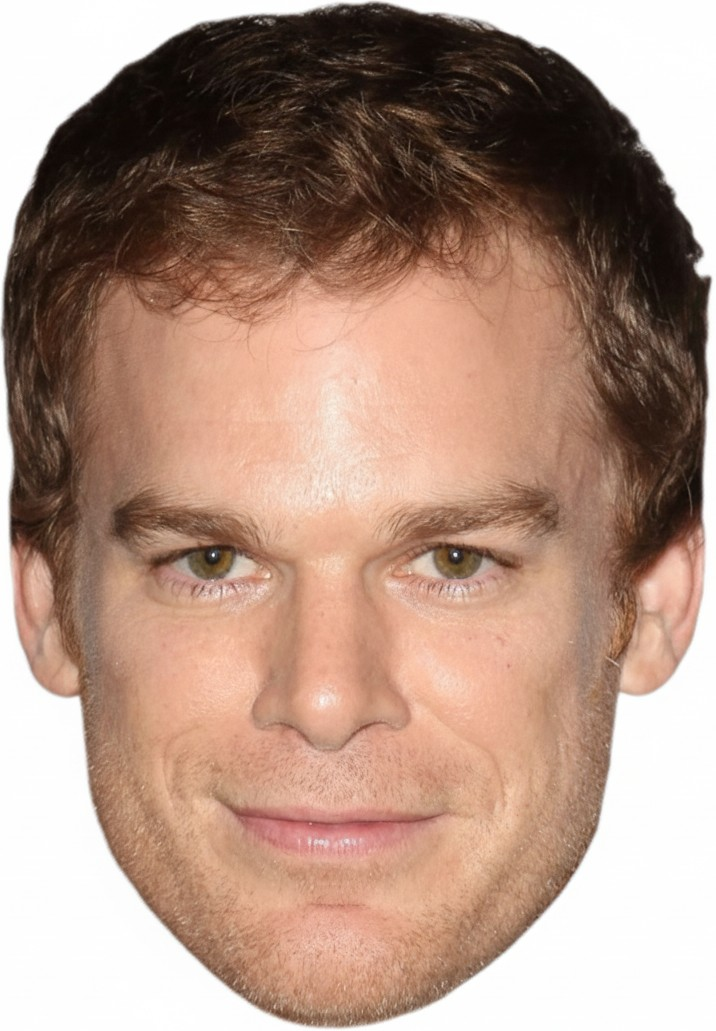
#> input picture images/dexter-1.jpg, 716 x 1031 px
$ python -i preprocess.py   (imports and definitions only)
#> lines starting #> are read from the running program, lines starting #| are printed output that depends on the picture; after the words box and inside, x2 and y2 are one past the last pixel; in counts of white or black regions, pixels touching at a corner belong together
import cv2
import numpy as np
import os

def image_to_vector(path, size=(64, 80), visualizar=True):
#> called with path = '../images/dexter-1.jpg', size = (64, 80), visualizar = True
    if not os.path.exists(path):
        raise FileNotFoundError(f"No se encontró la imagen: {path}")

    img_color = cv2.imread(path)
#> img_color is the input picture: shape (1031, 716, 3); mean B, G, R 130.4, 145.6, 175.5
    if img_color is None:
        raise ValueError(f"No se pudo leer la imagen: {path}")

    img_gray = cv2.cvtColor(img_color, cv2.COLOR_BGR2GRAY)
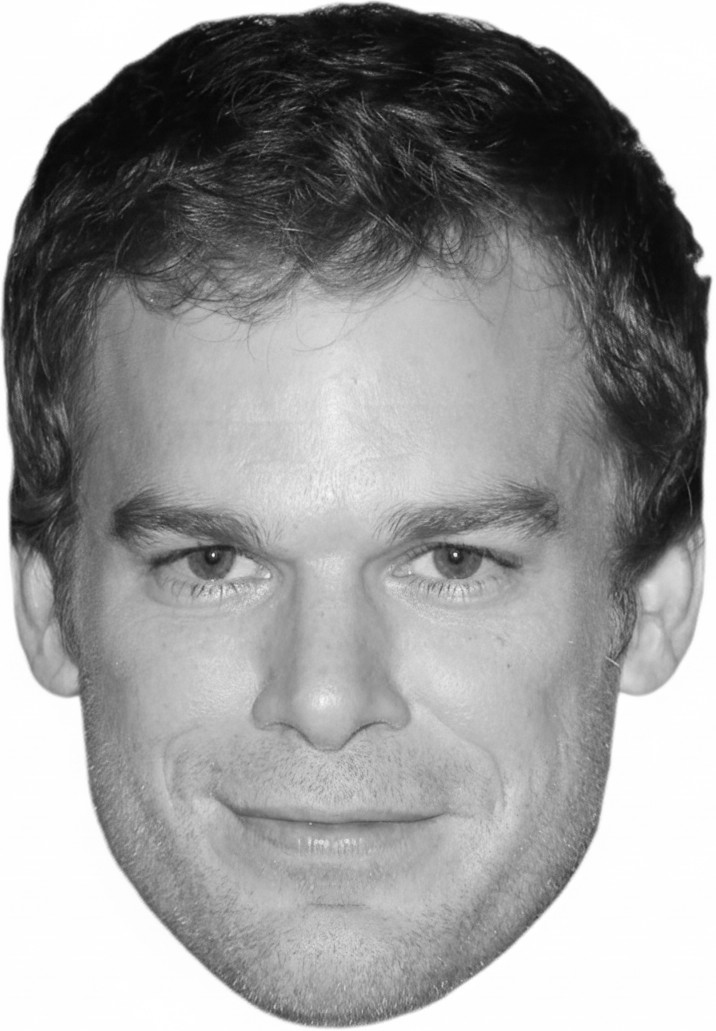
#> img_gray: shape (1031, 716); min 5, max 255, mean 152.8

    img_resized = cv2.resize(img_gray, size)
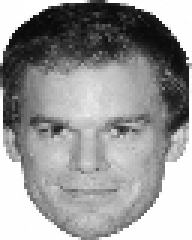
#> img_resized: shape (80, 64) (shown 3 times larger); min 8, max 255, mean 152.5

    _, img_bin = cv2.threshold(img_resized, 127, 255, cv2.THRESH_BINARY)
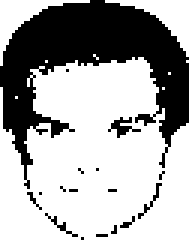
#> img_bin: shape (80, 64) (shown 3 times larger); 66.7% white; 17 black regions (15 under 20 px), largest, box (x1, y1, x2, y2) and area: (0, 0, 63, 63) 1600, (36, 39, 47, 46) 30

    if visualizar:
        cv2.imshow("1 - Original", img_color)
        cv2.imshow("2 - Escala de grises", img_gray)
        cv2.imshow(f"3 - Redimensionada {size}", img_resized)
        cv2.imshow("4 - Binarizada (0/1)", img_bin)
        cv2.waitKey(0)
        cv2.destroyAllWindows()

    img_bin = (img_bin / 255).astype(np.uint8)
    return img_bin.flatten()

>>> result = image_to_vector('../images/dexter-1.jpg')
#> result = 5120 values, max 1 at index 0, min 0 at index 30, mean 0.667

$ run again, on images/dexter-2.jpg
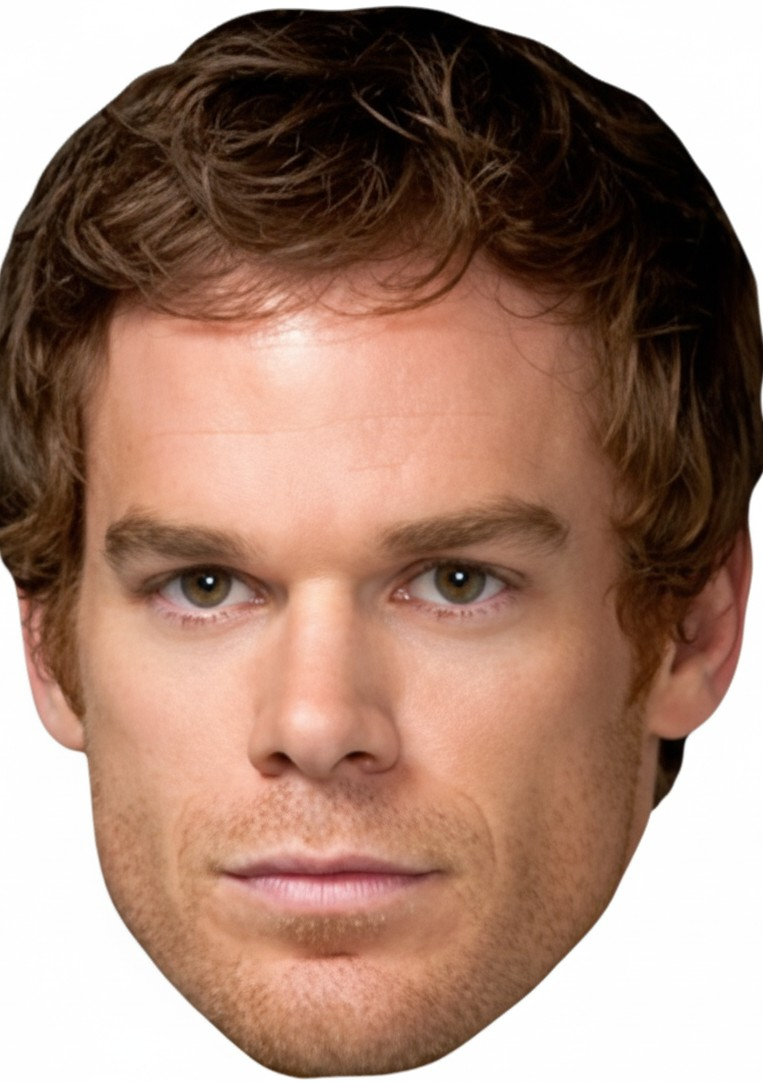
#> input picture images/dexter-2.jpg, 763 x 1082 px
#> in image_to_vector, img_color is the input picture: shape (1082, 763, 3); mean B, G, R 114.7, 130.2, 162.5
#> in image_to_vector, `img_resized = cv2.resize(img_gray, size)`:
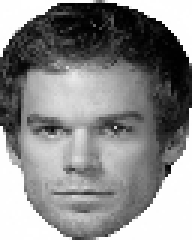
#> img_resized: shape (80, 64) (shown 3 times larger); min 0, max 255, mean 138.1
#> in image_to_vector, `_, img_bin = cv2.threshold(img_resized, 127, 255, cv2.THRESH_BINARY)`:
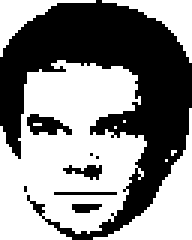
#> img_bin: shape (80, 64) (shown 3 times larger); 54.8% white; 8 black regions (3 under 20 px), largest, box (x1, y1, x2, y2) and area: (0, 0, 64, 80) 2168, (9, 38, 24, 45) 64, (21, 55, 34, 60) 35, (24, 68, 34, 71) 24, (18, 64, 39, 65) 21
#> result = 5120 values, max 1 at index 0, min 0 at index 32, mean 0.548

$ run again, on images/dexter-3.jpg
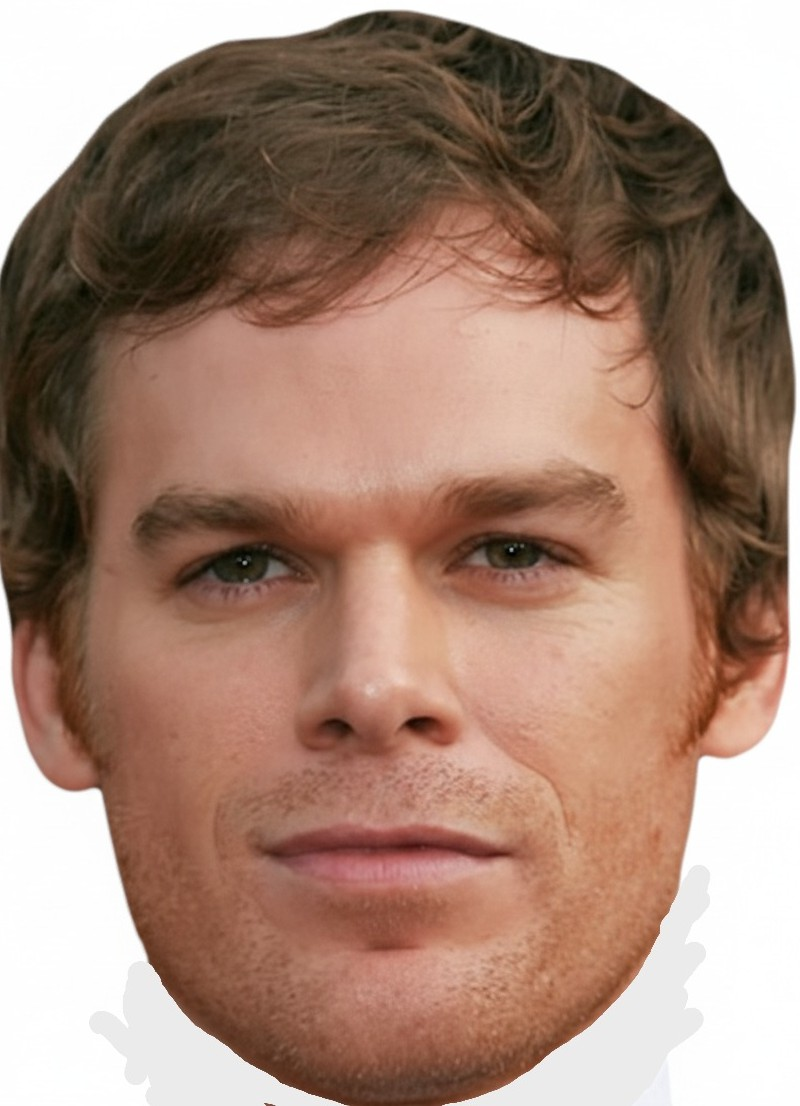
#> input picture images/dexter-3.jpg, 800 x 1106 px
#> in image_to_vector, img_color is the input picture: shape (1106, 800, 3); mean B, G, R 118.4, 134.1, 165.4
#> in image_to_vector, `img_resized = cv2.resize(img_gray, size)`:
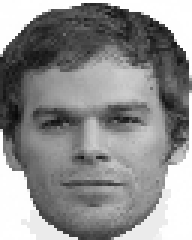
#> img_resized: shape (80, 64) (shown 3 times larger); min 8, max 255, mean 141.7
#> in image_to_vector, `_, img_bin = cv2.threshold(img_resized, 127, 255, cv2.THRESH_BINARY)`:
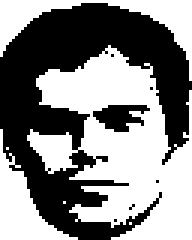
#> img_bin: shape (80, 64) (shown 3 times larger); 53% white; 7 black regions (5 under 20 px), largest, box (x1, y1, x2, y2) and area: (0, 1, 64, 80) 2296, (31, 35, 50, 44) 106
#> result = 5120 values, max 1 at index 0, min 0 at index 91, mean 0.53

$ run again, on images/dexter-4.jpg
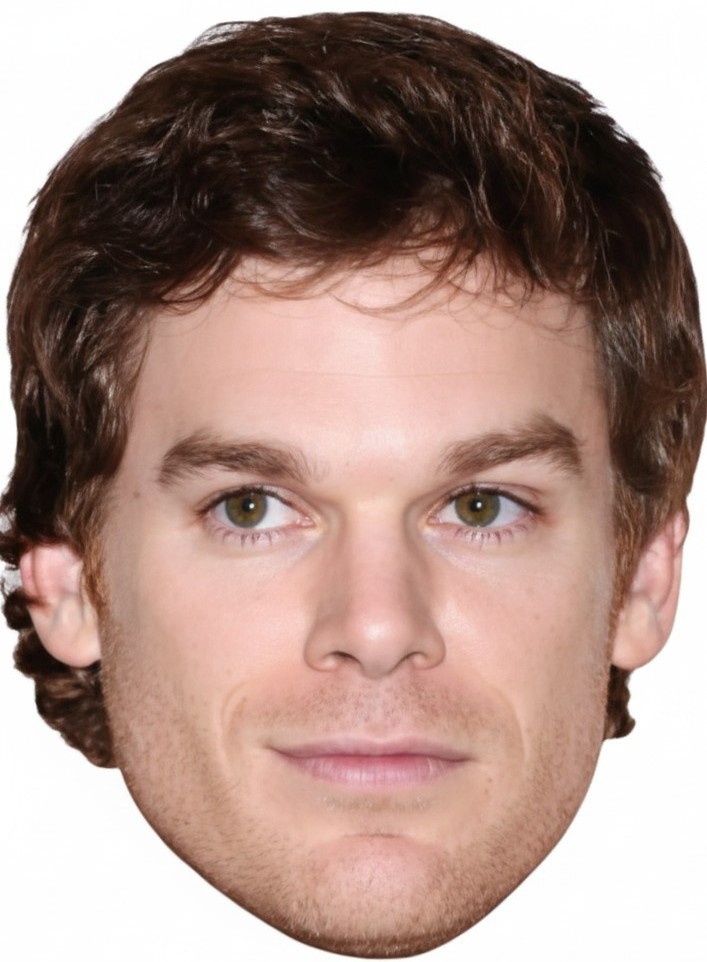
#> input picture images/dexter-4.jpg, 707 x 962 px
#> in image_to_vector, img_color is the input picture: shape (962, 707, 3); mean B, G, R 135.1, 143.8, 170.5
#> in image_to_vector, `img_resized = cv2.resize(img_gray, size)`:
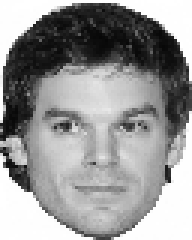
#> img_resized: shape (80, 64) (shown 3 times larger); min 7, max 255, mean 150.8
#> in image_to_vector, `_, img_bin = cv2.threshold(img_resized, 127, 255, cv2.THRESH_BINARY)`:
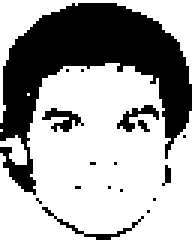
#> img_bin: shape (80, 64) (shown 3 times larger); 65.4% white; 17 black regions (13 under 20 px), largest, box (x1, y1, x2, y2) and area: (0, 1, 64, 65) 1589, (14, 36, 28, 44) 51, (14, 69, 48, 80) 48, (39, 35, 53, 44) 46
#> result = 5120 values, max 1 at index 0, min 0 at index 88, mean 0.654
